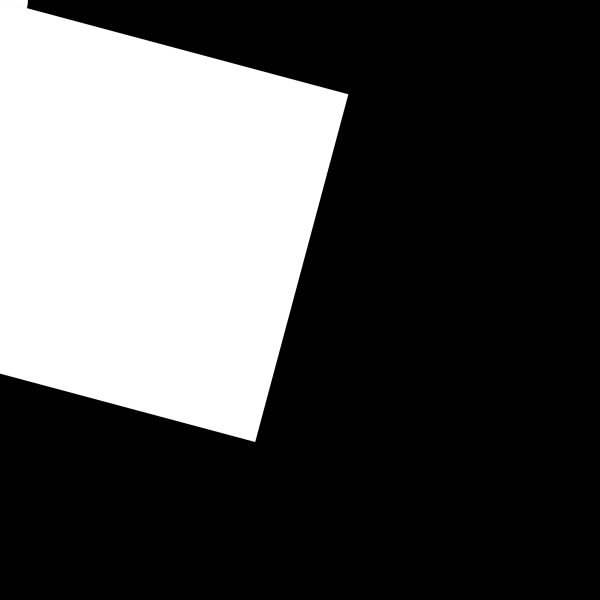
Frame 1 (no input)
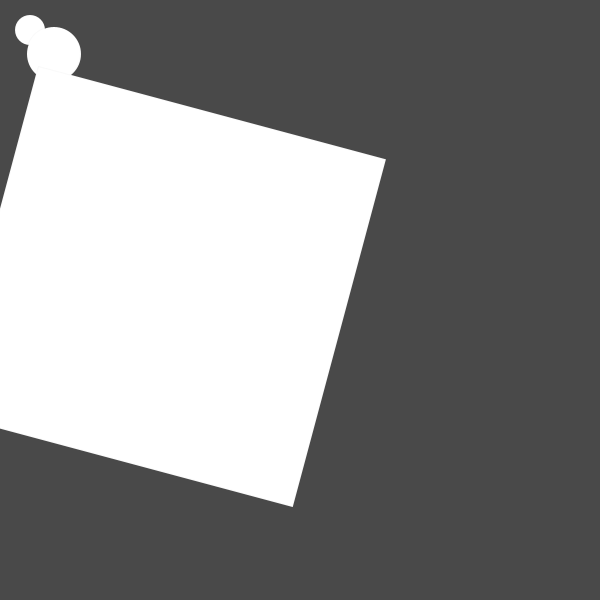
Frame 60 (the mouse pressed at the canvas centre just before this capture)
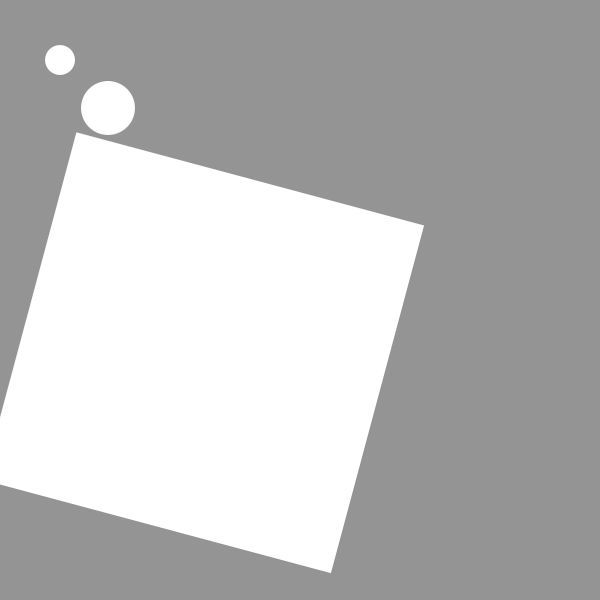
Frame 120 (the mouse held since frame 60 and released just before this capture)

The Processing sketch that drew these frames (run headless with seeded random() and noise(); from frame 60 on, the mouse is pressed at the canvas centre):

// Processing sketch: rotate
// ── rotate.pde
void setup(){
  size(600,600);
  pixelDensity(2);
  
  //GRID
  for(int x = 0; x < width; x+=10){
    for(int y = 0; y < height; y+=10){
      stroke(100, 10);
      line(x,y,width,y);
      line(x,y,x,height);   
    }
  }
 
  smooth();
}

float y = 0.0;
float x = 0.0;
float s = 1.8;

void draw(){
  frameRate(30);
  background(y * 2.5);
  y = y + 0.5;
  x = x + 0.5;
  println(frameCount);
  println(frameRate);
  
  ellipse(x,y,30,30);
  if (y > 255){
    y = y - 0.5;
  }
  scale(s);
  strokeWeight(1.0/s);
  ellipse(x,y,30,30); 
  
  rotate(PI/12);
  
  rect(x, y, 200, 200);
  
}
